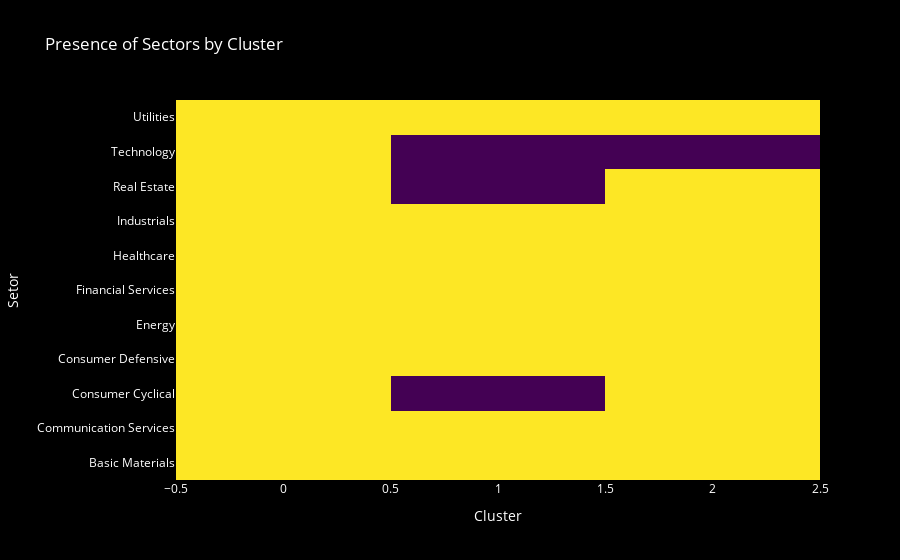

The code cell stored with this chart in its notebook:
### Code cell
sectors_cluster = df_fundamentals_scored_kmeans.groupby(['kmeans_cluster', df_fundamentals_scored_kmeans['sector']]).count()
sectors_cluster_reset = sectors_cluster.reset_index()
sectors_cluster_reset = sectors_cluster_reset[['kmeans_cluster', 'sector']]
heatmap_data = pd.crosstab(sectors_cluster_reset['sector'], sectors_cluster_reset['kmeans_cluster'])

text_data = [['' for _ in range(len(heatmap_data.columns))] for _ in range(len(heatmap_data.index))]

for sector_idx, sector in enumerate(heatmap_data.index):
    for cluster_idx, cluster in enumerate(heatmap_data.columns):
        if heatmap_data.loc[sector, cluster] == 0:
            text_data[sector_idx][cluster_idx] = f'The sector {sector} not within the cluster {cluster}'
        else:
            text_data[sector_idx][cluster_idx] = f'The sector {sector} is within the cluster {cluster}'

fig = go.Figure(data=go.Heatmap(z=heatmap_data, x=heatmap_data.columns, y=heatmap_data.index, colorscale='Viridis', text=text_data, hoverinfo='text', showscale=False))
fig.update_layout(title='Presence of Sectors by Cluster', xaxis_title='Cluster', yaxis_title='Setor', font=dict(color='white'), plot_bgcolor='black', paper_bgcolor='black')
fig.show()

### Figure 1 — Plotly figure (JSON) as saved in the notebook; plotly's stock layout.template omitted (floating-point values rounded to 4 significant figures)
{"data": [{"colorscale": [[0, "#440154"], [0.1111, "#482878"], [0.2222, "#3e4989"], [0.3333, "#31688e"], [0.4444, "#26828e"], [0.5556, "#1f9e89"], [0.6667, "#35b779"], [0.7778, "#6ece58"], [0.8889, "#b5de2b"], [1, "#fde725"]], "hoverinfo": "text", "showscale": false, "text": [["The sector Basic Materials is within the cluster 0", "The sector Basic Materials is within the cluster 1", "The sector Basic Materials is within the cluster 2"], ["The sector Communication Services is within the cluster 0", "The sector Communication Services is within the cluster 1", "The sector Communication Services is within the cluster 2"], ["The sector Consumer Cyclical is within the cluster 0", "The sector Consumer Cyclical not within the cluster 1", "The sector Consumer Cyclical is within the cluster 2"], ["The sector Consumer Defensive is within the cluster 0", "The sector Consumer Defensive is within the cluster 1", "The sector Consumer Defensive is within the cluster 2"], ["The sector Energy is within the cluster 0", "The sector Energy is within the cluster 1", "The sector Energy is within the cluster 2"], ["The sector Financial Services is within the cluster 0", "The sector Financial Services is within the cluster 1", "The sector Financial Services is within the cluster 2"], ["The sector Healthcare is within the cluster 0", "The sector Healthcare is within the cluster 1", "The sector Healthcare is within the cluster 2"], ["The sector Industrials is within the cluster 0", "The sector Industrials is within the cluster 1", "The sector Industrials is within the cluster 2"], ["The sector Real Estate is within the cluster 0", "The sector Real Estate not within the cluster 1", "The sector Real Estate is within the cluster 2"], ["The sector Technology is within the cluster 0", "The sector Technology not within the cluster 1", "The sector Technology not within the cluster 2"], ["The sector Utilities is within the cluster 0", "The sector Utilities is within the cluster 1", "The sector Utilities is within the cluster 2"]], "type": "heatmap", "x": [0, 1, 2], "y": ["Basic Materials", "Communication Services", "Consumer Cyclical", "Consumer Defensive", "Energy", "Financial Services", "Healthcare", "Industrials", "Real Estate", "Technology", "Utilities"], "z": [[1, 1, 1], [1, 1, 1], [1, 0, 1], [1, 1, 1], [1, 1, 1], [1, 1, 1], [1, 1, 1], [1, 1, 1], [1, 0, 1], [1, 0, 0], [1, 1, 1]]}], "layout": {"font": {"color": "white"}, "paper_bgcolor": "black", "plot_bgcolor": "black", "title": {"text": "Presence of Sectors by Cluster"}, "xaxis": {"title": {"text": "Cluster"}}, "yaxis": {"title": {"text": "Setor"}}}}
